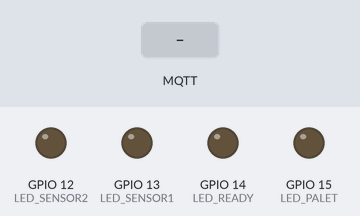
Recording of a sketch running on a simulated ESP32. Shown: output pins drawn as LEDs (lit = HIGH). The inputs (shaded band) are chosen by the test bench. WiFi joins after 1.5 s; servers stay silent unless stated; no MQTT or app messages arrive unless stated; what the sketch prints to the serial monitor is not drawn.

Above: at 2.7 s.
2.8 s: MQTT message "S1_OFF" arrives on the first subscribed topic
At 3.5 s:
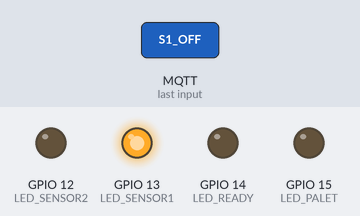
4.3 s: MQTT message "EMPTY" arrives on the first subscribed topic
At 4.6 s:
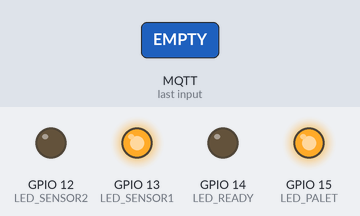
5.8 s: MQTT message "S1_ON" arrives on the first subscribed topic
At 6.9 s:
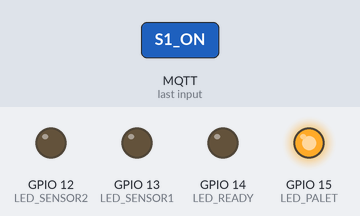
7.3 s: MQTT message "S2_OFF" arrives on the first subscribed topic
At 8.1 s:
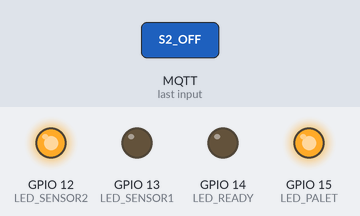
8.8 s: MQTT message "FULL" arrives on the first subscribed topic
At 9.2 s:
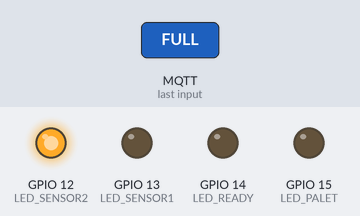
10.3 s: MQTT message "S2_ON" arrives on the first subscribed topic
At 11.6 s:
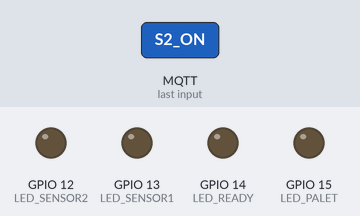
Timing chart, 0 to 12.8 s (numbered marks = the images above; inputs shaded):
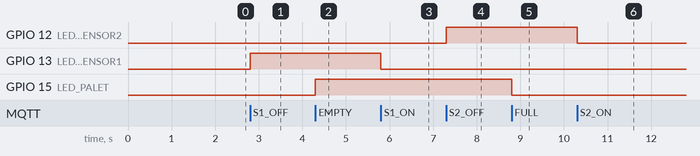

Measured:
- after the input at 2.8 s, GPIO 13 (LED_SENSOR1): LOW → HIGH at once
- after the input at 4.3 s, GPIO 15 (LED_PALET): LOW → HIGH at once
- after the input at 5.8 s, GPIO 13 (LED_SENSOR1): HIGH → LOW at once
- after the input at 7.3 s, GPIO 12 (LED_SENSOR2): LOW → HIGH at once
- after the input at 8.8 s, GPIO 15 (LED_PALET): HIGH → LOW at once
- after the input at 10.3 s, GPIO 12 (LED_SENSOR2): HIGH → LOW at once

The sketch:

MQTT_recibe.ino
```cpp
#include <WiFi.h>
#include <PubSubClient.h>

// 1. Configuración de Red y Broker (Mantén los de tu laboratorio)
const char *ssid = "UPV-PSK";
const char *password = "giirob-pr2-2023";
const char *mqtt_broker = "mqtt.dsic.upv.es";
const char *mqtt_username = "giirob";
const char *mqtt_password = "UPV2024";
const int mqtt_port = 1883;

// 2. El canal (topic) donde vas a ESCUCHAR a RoboDK
// IMPORTANTE: Este debe ser el mismo que pongas en el script de Python
const char *topic_escucha = "giirob/pr2/estacion/leds";

// 3. Definición de tus 4 LEDs
const int LED_SENSOR1 = 13;
const int LED_SENSOR2 = 12;
const int LED_READY   = 14;
const int LED_PALET   = 15;

WiFiClient espClient;
PubSubClient client(espClient);

void setup() {
  Serial.begin(115200);

  pinMode(LED_SENSOR1, OUTPUT);
  pinMode(LED_SENSOR2, OUTPUT);
  pinMode(LED_READY, OUTPUT);
  pinMode(LED_PALET, OUTPUT);

  conectarWiFi();
  client.setServer(mqtt_broker, mqtt_port);
  client.setCallback(callback); // Aquí es donde recibes los mensajes
}

void conectarWiFi() {
  WiFi.begin(ssid, password);
  while (WiFi.status() != WL_CONNECTED) {
    delay(500);
    Serial.print(".");
  }
  Serial.println("\nWiFi Conectado");
}

void reconnect() {
  while (!client.connected()) {
    String client_id = "ESP32-Receptor-" + String(WiFi.macAddress());
    if (client.connect(client_id.c_str(), mqtt_username, mqtt_password)) {
      Serial.println("Conectado al Broker MQTT");
      client.subscribe(topic_escucha); // Te suscribes para recibir órdenes
    } else {
      Serial.print("Fallo conexión, rc=");
      Serial.print(client.state());
      delay(5000);
    }
  }
}

// ESTA FUNCIÓN SE EJECUTA CUANDO ROBODK ENVÍA UN MENSAJE
void callback(char *topic, byte *payload, unsigned int length) {
  String mensaje = "";
  for (int i = 0; i < length; i++) {
    mensaje += (char)payload[i];
  }

  Serial.print("Mensaje de RoboDK recibido: ");
  Serial.println(mensaje);

  // LÓGICA DE TUS 4 LEDS
  if (mensaje == "S1_ON")  digitalWrite(LED_SENSOR1, LOW);
  if (mensaje == "S1_OFF") digitalWrite(LED_SENSOR1, HIGH);

  if (mensaje == "S2_ON")  digitalWrite(LED_SENSOR2, LOW);
  if (mensaje == "S2_OFF") digitalWrite(LED_SENSOR2, HIGH);

  if (mensaje == "READY")  digitalWrite(LED_READY, LOW);

  if (mensaje == "FULL")   digitalWrite(LED_PALET, LOW);
  if (mensaje == "EMPTY")  digitalWrite(LED_PALET, HIGH);
}

void loop() {
  if (!client.connected()) {
    reconnect();
  }
  client.loop();
}
```
